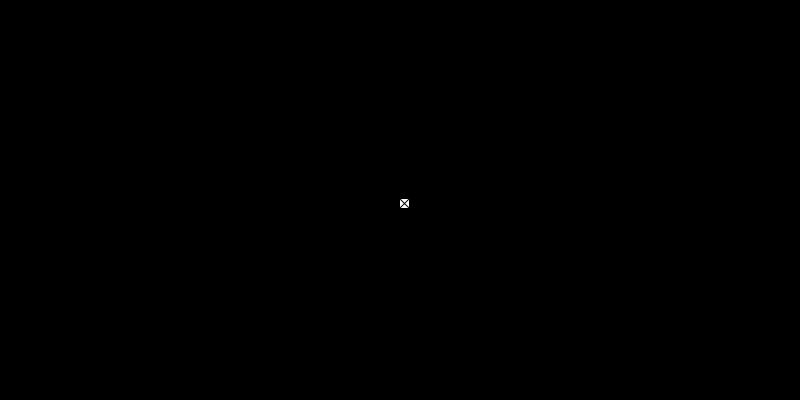
Frame 1 (no input)
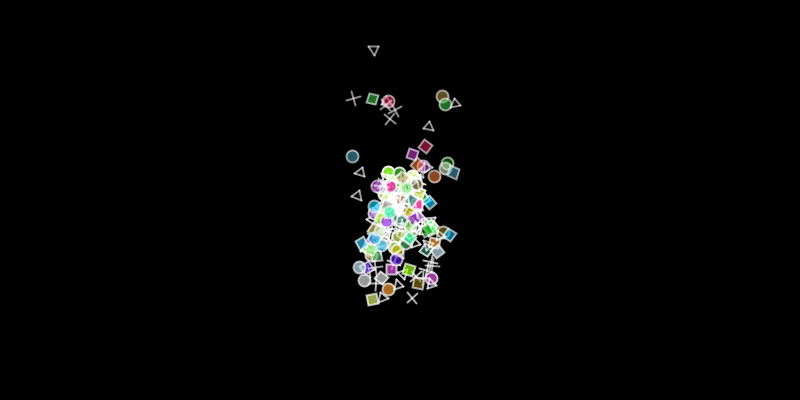
Frame 60 (the mouse pressed at the canvas centre just before this capture)
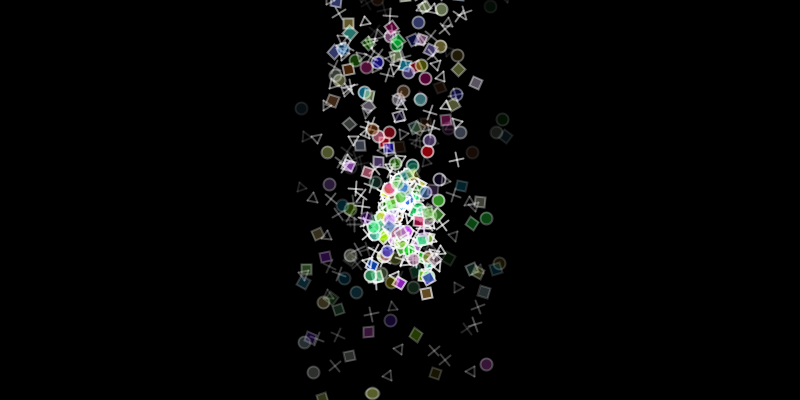
Frame 120 (the mouse held since frame 60 and released just before this capture)

The Processing sketch that drew these frames (run headless with seeded random() and noise(); from frame 60 on, the mouse is pressed at the canvas centre):

// Processing sketch: processing_92499
// ── processing_92499.pde

class Particle {

  PVector location;
  PVector velocity;
  PVector acceleration;
  float lifespan;
  float mass = 1; 
  float r = random(-1,1);
  float t = random(1.1,1.5);
 float cr =  random(255);
  float cg =  random(255);
   float cb =  random(255);

  Particle(PVector l) {
    location = l.get();
    lifespan = 255.0;
    acceleration = new PVector(0, 0.05);
    velocity = new PVector(random(-1, 1), random(-2, 0));
  }

  void run() {
    update();
    display();
  }

  // Update location/speed/lifespan
  void update() {
    velocity.add(acceleration);
    location.add(velocity);
    acceleration.mult(0);
    if (location.y>height) { 
    velocity.y=-velocity.y/t; 
    
  } 
    lifespan -= 2.0;
  }

  void applyForce(PVector force) {
    PVector f = force.get();
    f.div(mass);   
    acceleration.add(f);
  }

  void display() {
     pushMatrix();   
 if (location.y>0 && location.y<=height-10) {
      stroke(255, lifespan);
    strokeWeight(2);
    fill(cr,cg,cb, lifespan);
      ellipse(location.x, location.y, 12, 12);
  
      
    }
    else {
   
      ellipse(location.x, location.y, 12, 12);
     
    }
  
   if (location.y>height-10 && location.y<height) {
  
    ellipse(location.x, location.y, 14, 10);
  
  }
   popMatrix();   
}

 
   


    
    



  // Is the particle still useful?
  boolean isDead() {
    if (lifespan < 0.0) {
      return true;
    } 
    else {
      return false;
    }
  }
}

class Particle2 extends Particle
{

  Particle2(PVector l) {
    super(l);

  }

 



  void display() {
  
  pushMatrix();

 
    
  translate(location.x,location.y);
  rotate(radians(frameCount*r));


 line(0,0,10,10);
  line(10,0,0,10);
    popMatrix();    
       
    
  }
}
class Particle3 extends Particle
{

  Particle3(PVector l) {
    super(l);

  }

 



  void display() {
  pushMatrix();

 
    
  translate(location.x,location.y);
  rotate(radians(frameCount/1*r));


 rect(0,0,10,10);

    popMatrix();    
       
    
  }
}
class Particle4 extends Particle
{

  Particle4(PVector l) {
    super(l);

  }

 



  void display() {
    
  pushMatrix();

 
    
  translate(location.x,location.y);
  rotate(radians(frameCount/1*r));


 line(0,0,10,0);
 line(5,8.66,10,0);
 line(0,0,5,8.66);

    popMatrix();    
     
    
  }
}


import java.util.*;

class ParticleSystem {

  ArrayList<Particle> particles;


  PVector origin;

  ParticleSystem(float x, float y) {
    origin = new PVector(x, y);
    particles = new ArrayList<Particle>();
  }

  void addParticle() {
    particles.add(new Particle(origin));
     particles.add(new Particle2(origin));
     particles.add(new Particle3(origin));
     particles.add(new Particle4(origin));
  }

  // A function to apply a force to all Particles
  void applyForce(PVector f) {
    for (Particle p: particles) {
      p.applyForce(f);
    }
  }

  void run() {

    for (int i = particles.size()-1; i > 0; i--) {

      Particle p = particles.get(i);
      p.run();

      if (p.isDead()) {
        particles.remove(p);
        
      }
    }
  }
}
class ParticleSystem2 extends ParticleSystem {


  ParticleSystem2(float x, float y) {
    super(x, y);
  }

  void applyForce(PVector f) {
    PVector f1 = new PVector (-f.x,-f.y);
    for (Particle p: particles) {
      p.applyForce(f1);
    }
  }
    
}

class ParticleSystem3 extends ParticleSystem {


  ParticleSystem3(float x, float y) {
    super(x, y);
  }
 
  void applyForce(PVector f) {
    PVector f1 = new PVector (-f.x*(cos(frameCount/10)),-f.y*(cos(frameCount/10)));
    for (Particle p: particles) {
      p.applyForce(f1);
    
    }
  }
    
}

//ParticleSystem ps;
//ParticleSystem2 ps2;
ParticleSystem3 ps3;
void setup() {
  size(800,400);
  //ps = new ParticleSystem(width/1.3, height/2);

//ps2 = new ParticleSystem2(width/4, height/2);
ps3 = new ParticleSystem3(width/2, height/2);
}

void draw() {
  background(0);
  
   // Apply gravity force to all Particles
   
  PVector gravity = new PVector(0, 0.2);
 // ps.applyForce(gravity);  
 //ps.addParticle();
 // ps.run();
  
 //ps2.applyForce(gravity);  
 // ps2.addParticle();
 // ps2.run();
  
   ps3.applyForce(gravity);  
  ps3.addParticle();
  ps3.run();

 
}
